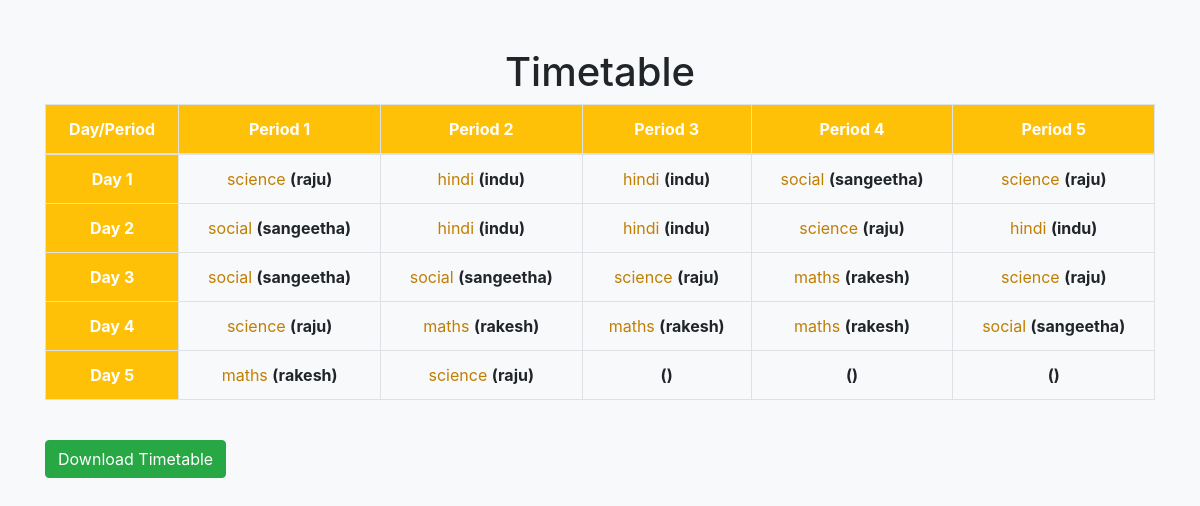
/generate_timetable (signed in), run on the app's committed database.
### timetable_app/models.py (models this page shows)
class Subject(models.Model):
    user = models.ForeignKey(User, on_delete=models.CASCADE, null=True, blank=True)
    name = models.CharField(max_length=100)

class Teacher(models.Model):
    user = models.ForeignKey(User, on_delete=models.CASCADE, null=True, blank=True)
    name = models.CharField(max_length=100)

### timetable_app/views.py (the view)
# urls.py: path('generate_timetable', views.generate_timetable, name='generate_timetable'),
def generate_timetable(request):
    userid = request.user.pk
    subjects = Subject.objects.filter(user=userid)
    teachers = Teacher.objects.filter(user=userid)
    total_subjects = len(subjects)
    max_subjects = 25  # Maximum number of subjects based on 5 days, 8 periods
    max_frequency = 25  # Maximum frequency based on 5 days
    if total_subjects > max_subjects:
        message = "Can't Generate: Exceeded maximum subjects count."
        return render(request, 'generate_timetable.html', {'message': message})
    total_frequency_count = sum(f.frequency for f in Frequency.objects.filter(user=userid))
    if total_frequency_count > max_frequency:
        message = "Can't Generate: Exceeded maximum frequency count."
        return render(request, 'generate_timetable.html', {'message': message})
    timetable = [[None] * 5 for _ in range(5)]  # 5 days, 8 periods
    subject_teacher_pairs = []
    for subject in subjects:
        frequencies = Frequency.objects.filter(subject=subject, user=userid)
        for frequency_instance in frequencies:
            subject_teacher_pairs.extend([(frequency_instance.subject, frequency_instance.teacher)] * frequency_instance.frequency)
    random.shuffle(subject_teacher_pairs)
    if len(subject_teacher_pairs) > (5 * 5):
        message = "Can't Generate: Exceeded timetable capacity with given subjects and frequencies."
        return render(request, 'generate_timetable.html', {'message': message})
    current_day = 0
    current_period = 0
    for subject, teacher in subject_teacher_pairs:
        if current_period >= 5:
            current_day += 1
            current_period = 0
        if current_day >= 5:
            break
        timetable[current_day][current_period] = {'subject': subject.name, 'teacher': teacher.name}
        current_period += 1
    return render(request, 'generate_timetable.html', {'timetable': timetable})

### timetable_app/templates/generate_timetable.html (shortened to what this page needs)
<!DOCTYPE html>
<html>
<head>
    <link rel="stylesheet" href="https://stackpath.bootstrapcdn.com/bootstrap/4.5.2/css/bootstrap.min.css">
</head>
<body>
    <div class="container mt-5">
        {% if message %}
        <h2>{{ message }}</h2>
        {% else %}
        <h1 class="text-center mb-2">Timetable</h1>
        <div class="table-responsive">
            <table class="table table-bordered">
                <thead>
                    <tr>
                        <th>Day/Period</th>
                        <th>Period 1</th>
                        <th>Period 2</th>
                        <th>Period 3</th>
                        <th>Period 4</th>
                        <th>Period 5</th>
                    </tr>
                </thead>
                <tbody>
                    {% for periods in timetable %}
                    <tr>
                        <td style="background-color: #ffc107; color:white;"><b>Day {{ forloop.counter }}</b></td>
                        {% for period in periods %}
                        <td><span style="color:rgb(192, 126, 3);">{{ period.subject }}</span>   <b>({{ period.teacher }})</b></td>
                        {% endfor %}
                    </tr>
                    {% endfor %}
                </tbody>
            </table>
        </div>
        {% endif %}
        <br>
        <button id="takeScreenshotBtn" class="btn btn-success">Download Timetable</button>
        <br>
        <br>
        <br>
    </div>
</body>
</html>

### timetable_app/templates/generate_timetable.html (style rules this page uses)
body { background-color: #f8f9fa; }
.table th, .table td { vertical-align: middle; text-align: center; }
.table th { background-color: #ffc107; color: #fff; }

### data on the page
Subject: subject "science" "science" "science" "science" "science" "science" "science"
Teacher: teacher "raju" "raju" "raju" "raju" "raju" "raju" "raju"
Subject: subject "hindi" "hindi" "hindi" "hindi" "hindi"
Teacher: teacher "indu" "indu" "indu" "indu" "indu"
Subject: subject "social" "social" "social" "social" "social"
Teacher: teacher "sangeetha" "sangeetha" "sangeetha" "sangeetha" "sangeetha"
Subject: subject "maths" "maths" "maths" "maths" "maths"
Teacher: teacher "rakesh" "rakesh" "rakesh" "rakesh" "rakesh"
